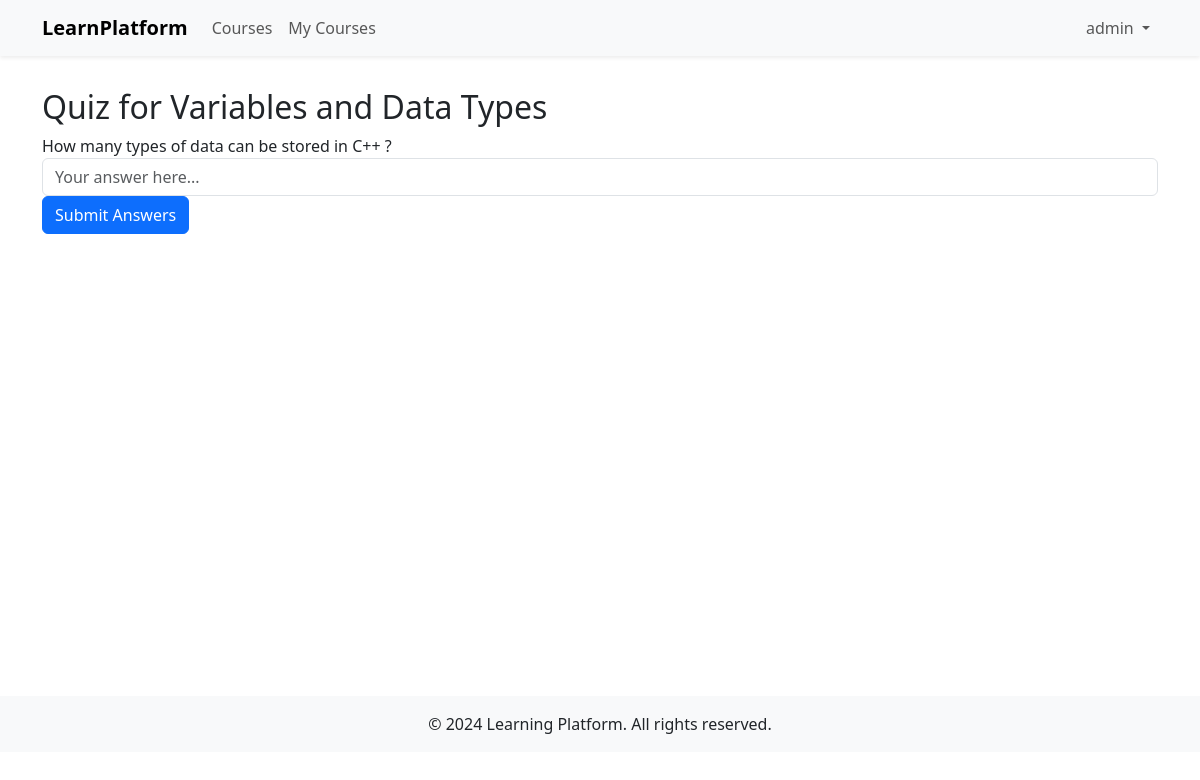
Screenshot of /module/6/quiz/ (signed in) with the database file from the repository.
### app/models.py (models this page shows, shortened)
class Module(models.Model):
    course = models.ForeignKey(Course, on_delete=models.CASCADE, related_name='modules')
    title = models.CharField(max_length=200)
    description = models.TextField(blank=True)
    content = models.TextField()
    order = models.IntegerField(default=0)
    file_attachment = models.FileField(upload_to='courses/attachments/', blank=True, null=True)
    created_at = models.DateTimeField(auto_now_add=True)
    updated_at = models.DateTimeField(auto_now=True)
    class Meta:
        ordering = ['order']

class Question(models.Model):
    text = models.CharField(max_length=255)
    correct_answer = models.CharField(max_length=255)
    module = models.ForeignKey(Module, related_name='questions', on_delete=models.CASCADE)

### app/views.py (the view, shortened to what this page needs)
# urls.py: path('module/<int:module_id>/quiz/', views.quiz_view, name='quiz_view'),
@login_required
def quiz_view(request, module_id):
    module = get_object_or_404(Module, id=module_id)
    questions = module.questions.all()
    context = {
        'module': module,
        'questions': questions,
    }
    return render(request, 'quiz_view.html', context)

### templates/quiz_view.html (shortened to what this page needs)
{% extends 'base.html' %}
{% block content %}
<h2>Quiz for {{ module.title }}</h2>
<form method="post">
    {% for question in questions %}
        <div class="form-group">
            <label>{{ question.text }}</label>
            <input type="text" name="answer_{{ question.id }}" class="form-control" placeholder="Your answer here...">
        </div>
    {% endfor %}
    <button type="submit" class="btn btn-primary">Submit Answers</button>
</form>
{% endblock %}

### templates/base.html (shortened to what this page needs)
<!DOCTYPE html>
<html lang="en">
<head>
    <link href="https://cdn.jsdelivr.net/npm/bootstrap@5.3.0/dist/css/bootstrap.min.css" rel="stylesheet">
</head>
<body>
    <nav class="navbar navbar-expand-lg navbar-light bg-light shadow-sm">
        <div class="container">
            <a class="navbar-brand" href="{% url 'home' %}">
                LearnPlatform
            </a>
            <div class="collapse navbar-collapse" id="navbarNav">
                <ul class="navbar-nav me-auto">
                    <li class="nav-item">
                        <a class="nav-link {% if request.resolver_match.url_name == 'course_list' %}active{% endif %}"
                           href="{% url 'course_list' %}">Courses</a>
                    </li>
                    {% if user.is_authenticated %}
                        <li class="nav-item">
                            <a class="nav-link {% if request.resolver_match.url_name == 'my_courses' %}active{% endif %}"
                               href="{% url 'my_courses' %}">My Courses</a>
                        </li>
                    {% endif %}
                </ul>
                <ul class="navbar-nav">
                    {% if user.is_authenticated %}
                        <li class="nav-item dropdown">
                            <a class="nav-link dropdown-toggle" href="#" id="navbarDropdown" role="button"
                               data-bs-toggle="dropdown">
                                {{ user.username }}
                            </a>
                        </li>
                    {% endif %}
                </ul>
            </div>
        </div>
    </nav>
    <main class="main-content">
        <div class="container">
            {% block content %}
            {% endblock %}
        </div>
    </main>
    <footer class="footer">
        <div class="container text-center">
            <p class="mb-0">&copy; {% now "Y" %} Learning Platform. All rights reserved.</p>
        </div>
    </footer>
</body>
</html>

### templates/base.html (style rules this page uses)
.navbar-brand { font-weight: 600; }
.main-content { min-height: calc(100vh - 160px); padding: 2rem 0; }
.footer { padding: 1rem 0; background-color: #f8f9fa; }

### rows the page displays
Module: title "Variables and Data Types"
Question: text "How many types of data can be stored in C++ ?"

### other values shown
{{ user.username }} "admin"
